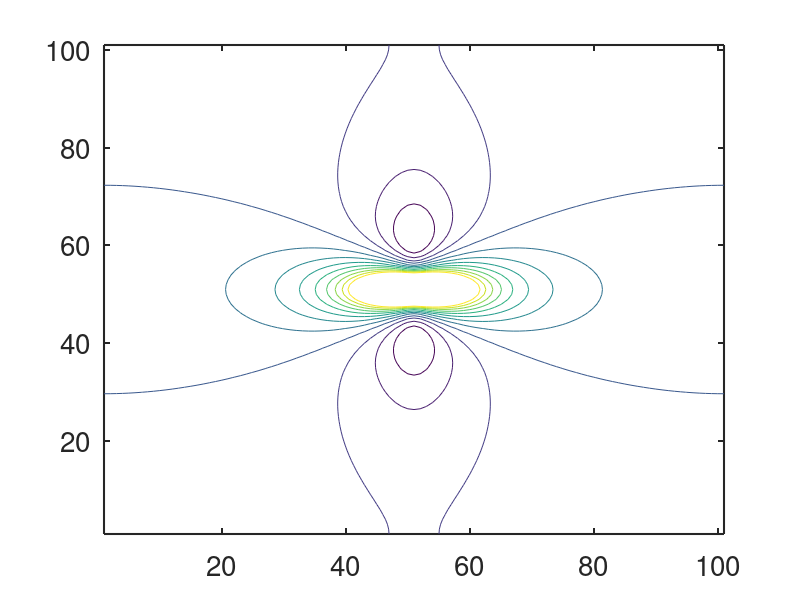

The MATLAB script that drew this image: (Note: this script raises an error after producing the figure.)
% this is the calculation to 

%  -------------------------------------------------------------------
%
%   Find virtual electrodes in a bidomain model
%
%   For Chapter 12, Section 12.4.3 of
%   Keener and Sneyd, Mathematical Physiology, 3rd Edition, Springer.
% 
%   Written by James Keener and James Sneyd.
% 
%  ------------------------------------------------------------------- 


clear all
close all
clc

set(0,                           ...
   'defaultaxesfontsize', 20,   ...
   'defaultaxeslinewidth', 1.5, ...
   'defaultlinelinewidth', 2.0)
N=101; % number of grid points (must be odd)
Nsq = N^2;
dx = 14/N;

%Here are a number of cases to consider 
%conductances; anisotropy ratios are unequal
six = 1;
siy = 0.09;
sex = 0.35;
sey = 0.11;


%equal anisotropy
six = .1;
sex = .2;
siy = 1;
sey = 2;

% inverse anisotropy
six = 2;
siy = .2;
sex = .2;
sey = 2;

% nominal values of Roth
six = 2;
siy = .2;
sex = 8;
sey = 2;

%my values
six = 1;
siy = .1;
sex = .35;
sey = 1.33;

%corrected values
six = 1;
siy = .05;
sex = .35;
sey = 1.33;


offdiag1 = [ones(N-2,1);2]; % off-diagonal -1
offdiag2 = [2;ones(N-2,1)]; % off-diagonal +1
for j = 1:N-1
    offdiag1 = [offdiag1;0;ones(N-2,1);2];
    offdiag2 = [offdiag2;0;2;ones(N-2,1)];
end
spoffdiag1 = [offdiag1;0];
spoffdiag2 = [0;offdiag2];

offdiag3 = [ones(N*(N-2),1);2*ones(N,1)]; 
spoffdiag3 = offdiag3;
offdiag4 = [2*ones(N,1);ones(N*(N-2),1)];
spoffdiag4 = [zeros(N,1);offdiag4];


A = (-2*(six+siy)*spdiags(ones(Nsq,1),0,Nsq,Nsq)+six*spdiags(spoffdiag2,1,Nsq,Nsq) ...
    + six*spdiags(spoffdiag1,-1,Nsq,Nsq) + siy*spdiags(spoffdiag3,-N,Nsq,Nsq) ...
+siy*spdiags(spoffdiag4,N,Nsq,Nsq))/dx^2;

B = (-2*(sex+sey)*spdiags(ones(Nsq,1),0,Nsq,Nsq)+sex*spdiags(spoffdiag2,1,Nsq,Nsq) ...
    + sex*spdiags(spoffdiag1,-1,Nsq,Nsq)+ sey*spdiags(spoffdiag3,-N,Nsq,Nsq) ...
    +sey*spdiags(spoffdiag4,N,Nsq,Nsq))/dx^2;

C = spdiags(ones(Nsq,1),0,Nsq,Nsq);

M = [A-C,C;C,B-C];

%AA = (-2*(six+siy)*diag(ones(Nsq,1))+six*diag(offdiag2,1) ...
%    + six*diag(offdiag1,-1) + siy*diag(offdiag3,-N) ...
%+siy*diag(offdiag4,N))/dx^2;

%BB = (-2*(sex+sey)*diag(ones(Nsq,1))+sex*diag(offdiag2,1) ...
%    + sex*diag(offdiag1,-1)+ sey*diag(offdiag3,-N) ...
 %   +sey*diag(offdiag4,N))/dx^2;

%CC = diag(ones(Nsq,1));


Rhs = zeros(2*Nsq,1);
indx = (Nsq+1)/2; %uses an odd number of points
%indx = 1; %in the corner
%Rhs(indx) = 1;
%Rhs(indx+Nsq) = -1;

Rhs(Nsq+1:2*Nsq) = -1/(Nsq-1); % remove current everywhere else
Rhs(indx+Nsq) = 1; % add current at the center
 
indx1 = Nsq + [1:N];
indx2 = Nsq + (N-1)*N+[1:N];
indx3 = Nsq + [1:N]*N - N + 1;
indx4 = Nsq + [1:N]*N;
cout = 1/(4*N-4);
%Rhs(indx1) = -cout;
%Rhs(indx2) = -cout;
%Rhs(indx3) = -cout;
%Rhs(indx4) = -cout;

% remove current from the boundaries

% change the first row of M
%M(1,:) = [zeros(1,Nsq),ones(1,Nsq)];
%Rhs(1) = 0;

%ans1 = M\Rhs;
%ans1 = gmres(M,Rhs,10,1e-6,[],[],[],ans1);

% use Matlab's conjugate gradient squared method  cgs to solve the equations.
ans1 = cgs(M,Rhs,1e-6,3*N);

phi_i = ans1(1:Nsq);
phi_e = ans1(Nsq+1:2*Nsq);

phi_i = reshape(phi_i,N,N);
phi_e = reshape(phi_e,N,N);
phi = phi_i-phi_e;

figure(1)
    K = 16;
    vmax = max(max(phi));
    vmin = min(min(phi));
    rm = min(abs(vmax),abs(vmin));
    dv = 4*rm/K;
    v = -2*rm +[0:K]*dv;
    contour(phi,v,'linewidth',1.5)
    colorbar
    text(50,52,'+','fontsize',18)
    text(50,63,'-','fontsize',20)
    text(50,39,'-','fontsize',20)
    box off

    % save for external plotting
    contoursave = contour(phi,v);
    writematrix(contoursave','contours.dat')

figure(2)
    contour(phi_i,20,'linewidth',1.5);
    colorbar

figure(3) 
    contour(phi_e,20,'linewidth',1.5)
    colorbar
